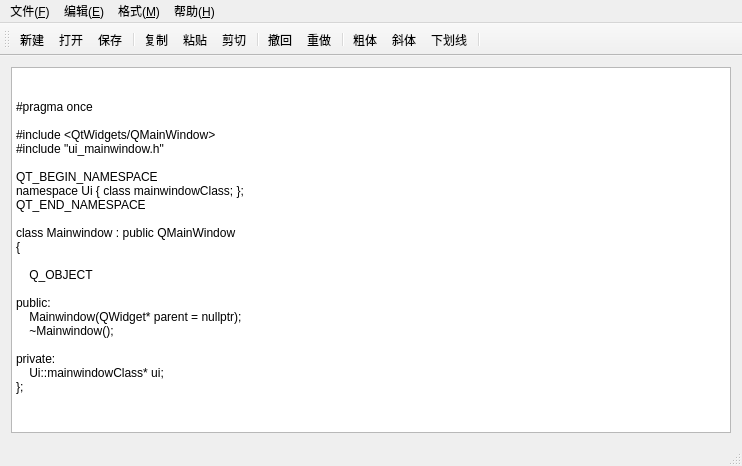
<?xml version="1.0" encoding="UTF-8"?>
<ui version="4.0">
 <class>mainwindowClass</class>
 <widget class="QMainWindow" name="mainwindowClass">
  <property name="geometry">
   <rect>
    <x>0</x>
    <y>0</y>
    <width>742</width>
    <height>466</height>
   </rect>
  </property>
  <property name="windowTitle">
   <string>文本编辑器</string>
  </property>
  <widget class="QWidget" name="centralWidget">
   <layout class="QVBoxLayout" name="verticalLayout">
    <item>
     <widget class="QTextEdit" name="textEdit">
      <property name="html">
       <string>&lt;!DOCTYPE HTML PUBLIC &quot;-//W3C//DTD HTML 4.0//EN&quot; &quot;http://www.w3.org/TR/REC-html40/strict.dtd&quot;&gt;
&lt;html&gt;&lt;head&gt;&lt;meta name=&quot;qrichtext&quot; content=&quot;1&quot; /&gt;&lt;meta charset=&quot;utf-8&quot; /&gt;&lt;style type=&quot;text/css&quot;&gt;
p, li { white-space: pre-wrap; }
hr { height: 1px; border-width: 0; }
li.unchecked::marker { content: &quot;\2610&quot;; }
li.checked::marker { content: &quot;\2612&quot;; }
&lt;/style&gt;&lt;/head&gt;&lt;body style=&quot; font-family:'Microsoft YaHei UI'; font-size:9pt; font-weight:400; font-style:normal;&quot;&gt;
&lt;p style=&quot; margin-top:0px; margin-bottom:0px; margin-left:0px; margin-right:0px; -qt-block-indent:0; text-indent:0px;&quot;&gt;                                &lt;/p&gt;
&lt;p style=&quot; margin-top:0px; margin-bottom:0px; margin-left:0px; margin-right:0px; -qt-block-indent:0; text-indent:0px;&quot;&gt;                                &lt;/p&gt;
&lt;p style=&quot; margin-top:0px; margin-bottom:0px; margin-left:0px; margin-right:0px; -qt-block-indent:0; text-indent:0px;&quot;&gt;#pragma once                                &lt;/p&gt;
&lt;p style=&quot; margin-top:0px; margin-bottom:0px; margin-left:0px; margin-right:0px; -qt-block-indent:0; text-indent:0px;&quot;&gt;                                &lt;/p&gt;
&lt;p style=&quot; margin-top:0px; margin-bottom:0px; margin-left:0px; margin-right:0px; -qt-block-indent:0; text-indent:0px;&quot;&gt;#include &amp;lt;QtWidgets/QMainWindow&amp;gt;                                &lt;/p&gt;
&lt;p style=&quot; margin-top:0px; margin-bottom:0px; margin-left:0px; margin-right:0px; -qt-block-indent:0; text-indent:0px;&quot;&gt;#include &amp;quot;ui_mainwindow.h&amp;quot;                                &lt;/p&gt;
&lt;p style=&quot; margin-top:0px; margin-bottom:0px; margin-left:0px; margin-right:0px; -qt-block-indent:0; text-indent:0px;&quot;&gt;                                &lt;/p&gt;
&lt;p style=&quot; margin-top:0px; margin-bottom:0px; margin-left:0px; margin-right:0px; -qt-block-indent:0; text-indent:0px;&quot;&gt;QT_BEGIN_NAMESPACE                                &lt;/p&gt;
&lt;p style=&quot; margin-top:0px; margin-bottom:0px; margin-left:0px; margin-right:0px; -qt-block-indent:0; text-indent:0px;&quot;&gt;namespace Ui { class mainwindowClass; };                                &lt;/p&gt;
&lt;p style=&quot; margin-top:0px; margin-bottom:0px; margin-left:0px; margin-right:0px; -qt-block-indent:0; text-indent:0px;&quot;&gt;QT_END_NAMESPACE                                &lt;/p&gt;
&lt;p style=&quot; margin-top:0px; margin-bottom:0px; margin-left:0px; margin-right:0px; -qt-block-indent:0; text-indent:0px;&quot;&gt;                                &lt;/p&gt;
&lt;p style=&quot; margin-top:0px; margin-bottom:0px; margin-left:0px; margin-right:0px; -qt-block-indent:0; text-indent:0px;&quot;&gt;class Mainwindow : public QMainWindow                                &lt;/p&gt;
&lt;p style=&quot; margin-top:0px; margin-bottom:0px; margin-left:0px; margin-right:0px; -qt-block-indent:0; text-indent:0px;&quot;&gt;{                                   &lt;/p&gt;
&lt;p style=&quot; margin-top:0px; margin-bottom:0px; margin-left:0px; margin-right:0px; -qt-block-indent:0; text-indent:0px;&quot;&gt;                                &lt;/p&gt;
&lt;p style=&quot; margin-top:0px; margin-bottom:0px; margin-left:0px; margin-right:0px; -qt-block-indent:0; text-indent:0px;&quot;&gt;    Q_OBJECT                                &lt;/p&gt;
&lt;p style=&quot; margin-top:0px; margin-bottom:0px; margin-left:0px; margin-right:0px; -qt-block-indent:0; text-indent:0px;&quot;&gt;                                &lt;/p&gt;
&lt;p style=&quot; margin-top:0px; margin-bottom:0px; margin-left:0px; margin-right:0px; -qt-block-indent:0; text-indent:0px;&quot;&gt;public:                                 &lt;/p&gt;
&lt;p style=&quot; margin-top:0px; margin-bottom:0px; margin-left:0px; margin-right:0px; -qt-block-indent:0; text-indent:0px;&quot;&gt;    Mainwindow(QWidget* parent = nullptr);                                &lt;/p&gt;
&lt;p style=&quot; margin-top:0px; margin-bottom:0px; margin-left:0px; margin-right:0px; -qt-block-indent:0; text-indent:0px;&quot;&gt;    ~Mainwindow();                                &lt;/p&gt;
&lt;p style=&quot; margin-top:0px; margin-bottom:0px; margin-left:0px; margin-right:0px; -qt-block-indent:0; text-indent:0px;&quot;&gt;                                 &lt;/p&gt;
&lt;p style=&quot; margin-top:0px; margin-bottom:0px; margin-left:0px; margin-right:0px; -qt-block-indent:0; text-indent:0px;&quot;&gt;private:                                &lt;/p&gt;
&lt;p style=&quot; margin-top:0px; margin-bottom:0px; margin-left:0px; margin-right:0px; -qt-block-indent:0; text-indent:0px;&quot;&gt;    Ui::mainwindowClass* ui;                                 &lt;/p&gt;
&lt;p style=&quot; margin-top:0px; margin-bottom:0px; margin-left:0px; margin-right:0px; -qt-block-indent:0; text-indent:0px;&quot;&gt;};                            &lt;/p&gt;&lt;/body&gt;&lt;/html&gt;</string>
      </property>
     </widget>
    </item>
   </layout>
  </widget>
  <widget class="QStatusBar" name="statusBar"/>
  <widget class="QMenuBar" name="menuBar">
   <property name="geometry">
    <rect>
     <x>0</x>
     <y>0</y>
     <width>742</width>
     <height>21</height>
    </rect>
   </property>
   <property name="sizePolicy">
    <sizepolicy hsizetype="Fixed" vsizetype="Minimum">
     <horstretch>0</horstretch>
     <verstretch>0</verstretch>
    </sizepolicy>
   </property>
   <property name="maximumSize">
    <size>
     <width>16777215</width>
     <height>16777215</height>
    </size>
   </property>
   <property name="contextMenuPolicy">
    <enum>Qt::DefaultContextMenu</enum>
   </property>
   <property name="layoutDirection">
    <enum>Qt::LeftToRight</enum>
   </property>
   <property name="defaultUp">
    <bool>false</bool>
   </property>
   <widget class="QMenu" name="menuFile_F">
    <property name="title">
     <string>文件(&amp;F)</string>
    </property>
    <addaction name="actionNew_File"/>
    <addaction name="actionOpen_File"/>
    <addaction name="separator"/>
    <addaction name="actionSave"/>
    <addaction name="actionSave_as"/>
    <addaction name="separator"/>
    <addaction name="actionPrint"/>
   </widget>
   <widget class="QMenu" name="menuEdit_E">
    <property name="title">
     <string>编辑(&amp;E)</string>
    </property>
    <addaction name="actionCopy"/>
    <addaction name="actionPaste"/>
    <addaction name="actionCut"/>
    <addaction name="separator"/>
    <addaction name="actionUndo"/>
    <addaction name="actionRedo"/>
   </widget>
   <widget class="QMenu" name="menuFormat_M">
    <property name="title">
     <string>格式(&amp;M)</string>
    </property>
    <addaction name="actionBold"/>
    <addaction name="actionItalic"/>
    <addaction name="actionUnderLine"/>
    <addaction name="separator"/>
    <addaction name="separator"/>
   </widget>
   <widget class="QMenu" name="menuHelp_H">
    <property name="title">
     <string>帮助(&amp;H)</string>
    </property>
    <addaction name="actionAbout_A"/>
   </widget>
   <addaction name="menuFile_F"/>
   <addaction name="menuEdit_E"/>
   <addaction name="menuFormat_M"/>
   <addaction name="menuHelp_H"/>
  </widget>
  <widget class="QToolBar" name="mainToolBar">
   <property name="orientation">
    <enum>Qt::Horizontal</enum>
   </property>
   <property name="iconSize">
    <size>
     <width>25</width>
     <height>20</height>
    </size>
   </property>
   <property name="toolButtonStyle">
    <enum>Qt::ToolButtonFollowStyle</enum>
   </property>
   <attribute name="toolBarArea">
    <enum>TopToolBarArea</enum>
   </attribute>
   <attribute name="toolBarBreak">
    <bool>false</bool>
   </attribute>
   <addaction name="actionNew_File"/>
   <addaction name="actionOpen_File"/>
   <addaction name="actionSave"/>
   <addaction name="separator"/>
   <addaction name="actionCopy"/>
   <addaction name="actionPaste"/>
   <addaction name="actionCut"/>
   <addaction name="separator"/>
   <addaction name="actionUndo"/>
   <addaction name="actionRedo"/>
   <addaction name="separator"/>
   <addaction name="actionBold"/>
   <addaction name="actionItalic"/>
   <addaction name="actionUnderLine"/>
   <addaction name="separator"/>
  </widget>
  <action name="actionNew_File">
   <property name="icon">
    <iconset resource="mainwindow.qrc">
     <normaloff>:/new/prefix1/新建文件.png</normaloff>:/new/prefix1/新建文件.png</iconset>
   </property>
   <property name="text">
    <string>新建</string>
   </property>
   <property name="shortcut">
    <string>Ctrl+N</string>
   </property>
   <property name="menuRole">
    <enum>QAction::NoRole</enum>
   </property>
  </action>
  <action name="actionOpen_File">
   <property name="icon">
    <iconset resource="mainwindow.qrc">
     <normaloff>:/mainwindow/mainwindow1/img/打开文件.png</normaloff>:/mainwindow/mainwindow1/img/打开文件.png</iconset>
   </property>
   <property name="text">
    <string>打开</string>
   </property>
   <property name="shortcut">
    <string>Ctrl+O</string>
   </property>
   <property name="menuRole">
    <enum>QAction::NoRole</enum>
   </property>
  </action>
  <action name="actionCopy">
   <property name="icon">
    <iconset resource="mainwindow.qrc">
     <normaloff>:/new/prefix1/mainwindow1/common_icon/复制.png</normaloff>:/new/prefix1/mainwindow1/common_icon/复制.png</iconset>
   </property>
   <property name="text">
    <string>复制</string>
   </property>
   <property name="toolTip">
    <string>复制</string>
   </property>
   <property name="shortcut">
    <string>Ctrl+C</string>
   </property>
   <property name="menuRole">
    <enum>QAction::NoRole</enum>
   </property>
  </action>
  <action name="actionPaste">
   <property name="icon">
    <iconset resource="mainwindow.qrc">
     <normaloff>:/mainwindow/mainwindow1/img/粘贴_剪贴板操作_jurassic.png</normaloff>:/mainwindow/mainwindow1/img/粘贴_剪贴板操作_jurassic.png</iconset>
   </property>
   <property name="text">
    <string>粘贴</string>
   </property>
   <property name="toolTip">
    <string>粘贴</string>
   </property>
   <property name="shortcut">
    <string>Ctrl+V</string>
   </property>
   <property name="menuRole">
    <enum>QAction::NoRole</enum>
   </property>
  </action>
  <action name="actionUndo">
   <property name="icon">
    <iconset resource="mainwindow.qrc">
     <normaloff>:/mainwindow/mainwindow1/img/undo.png</normaloff>:/mainwindow/mainwindow1/img/undo.png</iconset>
   </property>
   <property name="text">
    <string>撤回</string>
   </property>
   <property name="toolTip">
    <string>撤回</string>
   </property>
   <property name="shortcut">
    <string>Ctrl+Z</string>
   </property>
   <property name="menuRole">
    <enum>QAction::NoRole</enum>
   </property>
  </action>
  <action name="actionRedo">
   <property name="icon">
    <iconset resource="mainwindow.qrc">
     <normaloff>:/mainwindow/mainwindow1/img/redo.png</normaloff>:/mainwindow/mainwindow1/img/redo.png</iconset>
   </property>
   <property name="text">
    <string>重做</string>
   </property>
   <property name="toolTip">
    <string>重复键入</string>
   </property>
   <property name="shortcut">
    <string>Ctrl+Y</string>
   </property>
   <property name="menuRole">
    <enum>QAction::NoRole</enum>
   </property>
  </action>
  <action name="actionAbout_A">
   <property name="icon">
    <iconset resource="mainwindow.qrc">
     <normaloff>:/mainwindow/mainwindow1/images/info.png</normaloff>:/mainwindow/mainwindow1/images/info.png</iconset>
   </property>
   <property name="text">
    <string>关于</string>
   </property>
   <property name="toolTip">
    <string>关于</string>
   </property>
   <property name="shortcut">
    <string>Alt+A</string>
   </property>
   <property name="menuRole">
    <enum>QAction::NoRole</enum>
   </property>
  </action>
  <action name="actionSave">
   <property name="icon">
    <iconset resource="mainwindow.qrc">
     <normaloff>:/mainwindow/mainwindow1/images/save.png</normaloff>:/mainwindow/mainwindow1/images/save.png</iconset>
   </property>
   <property name="text">
    <string>保存</string>
   </property>
   <property name="toolTip">
    <string>保存</string>
   </property>
   <property name="shortcut">
    <string>Ctrl+S</string>
   </property>
   <property name="menuRole">
    <enum>QAction::NoRole</enum>
   </property>
  </action>
  <action name="actionSave_as">
   <property name="icon">
    <iconset resource="mainwindow.qrc">
     <normaloff>:/mainwindow/mainwindow1/images/save_as.png</normaloff>:/mainwindow/mainwindow1/images/save_as.png</iconset>
   </property>
   <property name="text">
    <string>另存为</string>
   </property>
   <property name="toolTip">
    <string>另存为</string>
   </property>
   <property name="shortcut">
    <string>F12</string>
   </property>
   <property name="menuRole">
    <enum>QAction::NoRole</enum>
   </property>
  </action>
  <action name="actionCut">
   <property name="icon">
    <iconset resource="mainwindow.qrc">
     <normaloff>:/mainwindow/mainwindow1/img/剪切.png</normaloff>:/mainwindow/mainwindow1/img/剪切.png</iconset>
   </property>
   <property name="text">
    <string>剪切</string>
   </property>
   <property name="toolTip">
    <string>剪切</string>
   </property>
   <property name="shortcut">
    <string>Ctrl+X</string>
   </property>
   <property name="menuRole">
    <enum>QAction::NoRole</enum>
   </property>
  </action>
  <action name="actionBold">
   <property name="checkable">
    <bool>true</bool>
   </property>
   <property name="icon">
    <iconset resource="mainwindow.qrc">
     <normaloff>:/mainwindow/mainwindow1/images/bold.png</normaloff>:/mainwindow/mainwindow1/images/bold.png</iconset>
   </property>
   <property name="text">
    <string>粗体</string>
   </property>
   <property name="toolTip">
    <string>粗体</string>
   </property>
   <property name="shortcut">
    <string>Ctrl+B</string>
   </property>
   <property name="menuRole">
    <enum>QAction::NoRole</enum>
   </property>
  </action>
  <action name="actionItalic">
   <property name="checkable">
    <bool>true</bool>
   </property>
   <property name="icon">
    <iconset resource="mainwindow.qrc">
     <normaloff>:/mainwindow/mainwindow1/images/italic.png</normaloff>:/mainwindow/mainwindow1/images/italic.png</iconset>
   </property>
   <property name="text">
    <string>斜体</string>
   </property>
   <property name="toolTip">
    <string>斜体</string>
   </property>
   <property name="shortcut">
    <string>Ctrl+I</string>
   </property>
   <property name="menuRole">
    <enum>QAction::NoRole</enum>
   </property>
  </action>
  <action name="actionUnderLine">
   <property name="checkable">
    <bool>true</bool>
   </property>
   <property name="icon">
    <iconset resource="mainwindow.qrc">
     <normaloff>:/mainwindow/mainwindow1/images/underline.png</normaloff>:/mainwindow/mainwindow1/images/underline.png</iconset>
   </property>
   <property name="text">
    <string>下划线</string>
   </property>
   <property name="toolTip">
    <string>下划线</string>
   </property>
   <property name="shortcut">
    <string>Ctrl+U</string>
   </property>
   <property name="menuRole">
    <enum>QAction::NoRole</enum>
   </property>
  </action>
  <action name="actionPrint">
   <property name="icon">
    <iconset resource="mainwindow.qrc">
     <normaloff>:/mainwindow/mainwindow1/images/print.png</normaloff>:/mainwindow/mainwindow1/images/print.png</iconset>
   </property>
   <property name="text">
    <string>打印</string>
   </property>
   <property name="toolTip">
    <string>打印</string>
   </property>
   <property name="shortcut">
    <string>Ctrl+P</string>
   </property>
   <property name="menuRole">
    <enum>QAction::NoRole</enum>
   </property>
  </action>
  <action name="actionClose">
   <property name="icon">
    <iconset resource="mainwindow.qrc">
     <normaloff>:/new/prefix1/关闭 (1).png</normaloff>:/new/prefix1/关闭 (1).png</iconset>
   </property>
   <property name="text">
    <string>关闭</string>
   </property>
   <property name="toolTip">
    <string>关闭界面</string>
   </property>
   <property name="menuRole">
    <enum>QAction::NoRole</enum>
   </property>
  </action>
 </widget>
 <layoutdefault spacing="6" margin="11"/>
 <resources>
  <include location="mainwindow.qrc"/>
 </resources>
 <connections>
  <connection>
   <sender>actionCut</sender>
   <signal>triggered()</signal>
   <receiver>textEdit</receiver>
   <slot>cut()</slot>
   <hints>
    <hint type="sourcelabel">
     <x>-1</x>
     <y>-1</y>
    </hint>
    <hint type="destinationlabel">
     <x>370</x>
     <y>249</y>
    </hint>
   </hints>
  </connection>
  <connection>
   <sender>actionCopy</sender>
   <signal>triggered()</signal>
   <receiver>textEdit</receiver>
   <slot>copy()</slot>
   <hints>
    <hint type="sourcelabel">
     <x>-1</x>
     <y>-1</y>
    </hint>
    <hint type="destinationlabel">
     <x>370</x>
     <y>249</y>
    </hint>
   </hints>
  </connection>
  <connection>
   <sender>actionPaste</sender>
   <signal>triggered()</signal>
   <receiver>textEdit</receiver>
   <slot>paste()</slot>
   <hints>
    <hint type="sourcelabel">
     <x>-1</x>
     <y>-1</y>
    </hint>
    <hint type="destinationlabel">
     <x>370</x>
     <y>249</y>
    </hint>
   </hints>
  </connection>
  <connection>
   <sender>actionUndo</sender>
   <signal>triggered()</signal>
   <receiver>textEdit</receiver>
   <slot>undo()</slot>
   <hints>
    <hint type="sourcelabel">
     <x>-1</x>
     <y>-1</y>
    </hint>
    <hint type="destinationlabel">
     <x>370</x>
     <y>249</y>
    </hint>
   </hints>
  </connection>
  <connection>
   <sender>actionRedo</sender>
   <signal>triggered()</signal>
   <receiver>textEdit</receiver>
   <slot>redo()</slot>
   <hints>
    <hint type="sourcelabel">
     <x>-1</x>
     <y>-1</y>
    </hint>
    <hint type="destinationlabel">
     <x>370</x>
     <y>249</y>
    </hint>
   </hints>
  </connection>
  <connection>
   <sender>actionClose</sender>
   <signal>triggered()</signal>
   <receiver>mainwindowClass</receiver>
   <slot>close()</slot>
   <hints>
    <hint type="sourcelabel">
     <x>-1</x>
     <y>-1</y>
    </hint>
    <hint type="destinationlabel">
     <x>370</x>
     <y>232</y>
    </hint>
   </hints>
  </connection>
 </connections>
</ui>
